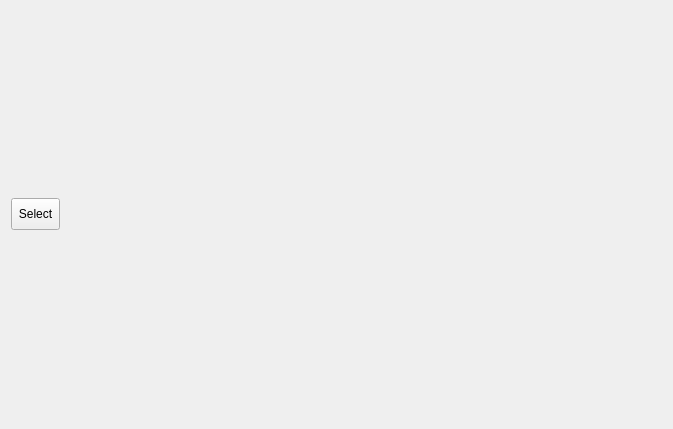
<?xml version="1.0" encoding="UTF-8"?>
<ui version="4.0">
 <class>MeshLabelViewerWidget</class>
 <widget class="QWidget" name="MeshLabelViewerWidget">
  <property name="geometry">
   <rect>
    <x>0</x>
    <y>0</y>
    <width>673</width>
    <height>429</height>
   </rect>
  </property>
  <property name="windowTitle">
   <string>Form</string>
  </property>
  <layout class="QVBoxLayout" name="verticalLayout">
   <item>
    <layout class="QHBoxLayout" name="horizontalLayout">
     <item>
      <widget class="QToolButton" name="toolButton">
       <property name="minimumSize">
        <size>
         <width>32</width>
         <height>32</height>
        </size>
       </property>
       <property name="text">
        <string>Select</string>
       </property>
       <property name="checkable">
        <bool>true</bool>
       </property>
      </widget>
     </item>
     <item>
      <spacer name="horizontalSpacer">
       <property name="orientation">
        <enum>Qt::Horizontal</enum>
       </property>
       <property name="sizeHint" stdset="0">
        <size>
         <width>40</width>
         <height>20</height>
        </size>
       </property>
      </spacer>
     </item>
    </layout>
   </item>
  </layout>
 </widget>
 <resources/>
 <connections/>
</ui>
